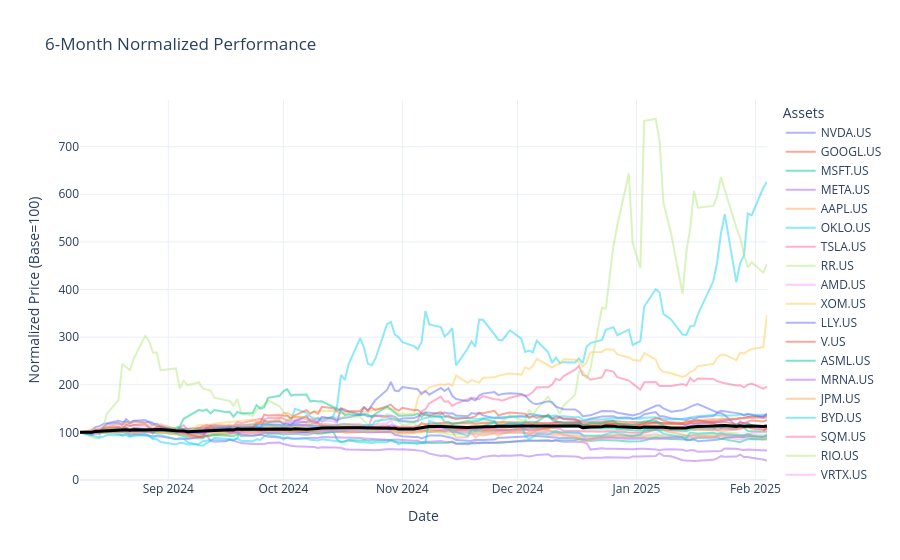
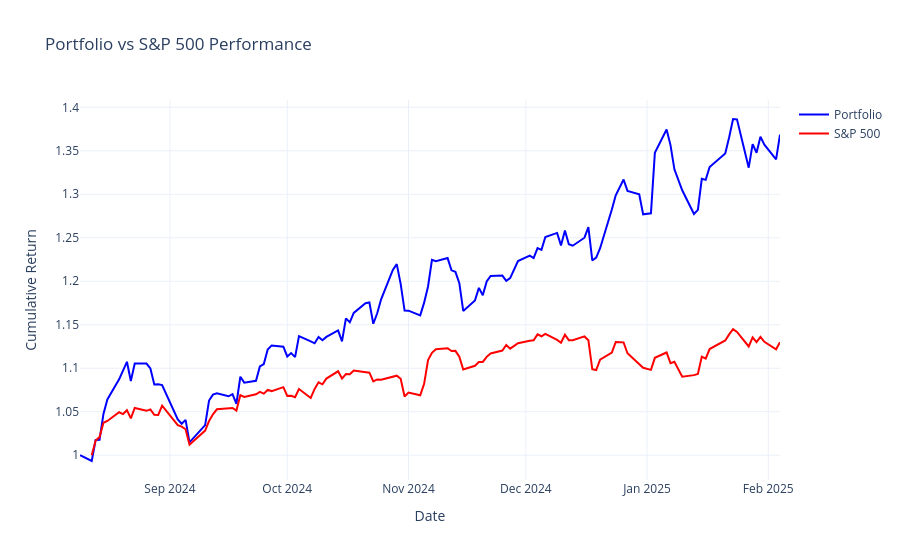
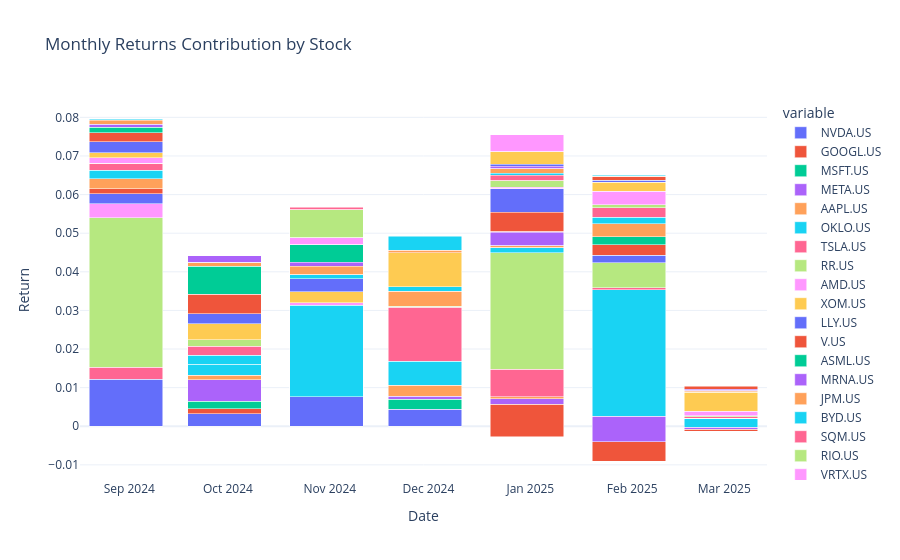

The notebook cell saved with these charts, in order:
### Code cell
def plot_normalized_performance(normalized_prices, normalized_spy):
    fig = go.Figure()

    # Add stocks
    for col in normalized_prices.columns:
        fig.add_trace(go.Scatter(
            x=normalized_prices.index,
            y=normalized_prices[col],
            mode='lines',
            name=col,
            opacity=0.5
        ))

    # Add S&P 500
    fig.add_trace(go.Scatter(
        x=normalized_spy.index,
        y=normalized_spy,
        mode='lines',
        name='S&P 500',
        line=dict(width=3, color='black')
    ))

    fig.update_layout(
        title="6-Month Normalized Performance",
        xaxis_title="Date",
        yaxis_title="Normalized Price (Base=100)",
        legend_title="Assets",
        template="plotly_white"
    )

    fig.show()


def plot_portfolio_vs_benchmark(portfolio_total_returns, spy_returns):
    cumulative_portfolio = (1 + portfolio_total_returns).cumprod()
    cumulative_spy = (1 + spy_returns.pct_change()).cumprod()

    fig = go.Figure()

    fig.add_trace(go.Scatter(
        x=cumulative_portfolio.index,
        y=cumulative_portfolio,
        mode='lines',
        name='Portfolio',
        line=dict(color='blue')
    ))

    fig.add_trace(go.Scatter(
        x=cumulative_spy.index,
        y=cumulative_spy,
        mode='lines',
        name='S&P 500',
        line=dict(color='red')
    ))

    fig.update_layout(
        title="Portfolio vs S&P 500 Performance",
        xaxis_title="Date",
        yaxis_title="Cumulative Return",
        template="plotly_white"
    )

    fig.show()


def plot_monthly_contributions(monthly_returns):
    fig = px.bar(
        monthly_returns,
        x=monthly_returns.index,
        y=monthly_returns.columns,
        title="Monthly Returns Contribution by Stock",
        labels={"value": "Return", "index": "Date"},
        barmode='stack'
    )

    fig.update_layout(template="plotly_white")
    fig.show()


# Run the analysis
if __name__ == "__main__":
    if results is not None:
        normalized_prices, normalized_spy, monthly_returns, portfolio_total_returns = results
        plot_normalized_performance(normalized_prices, normalized_spy)
        plot_portfolio_vs_benchmark(portfolio_total_returns, normalized_spy)
        plot_monthly_contributions(monthly_returns)
